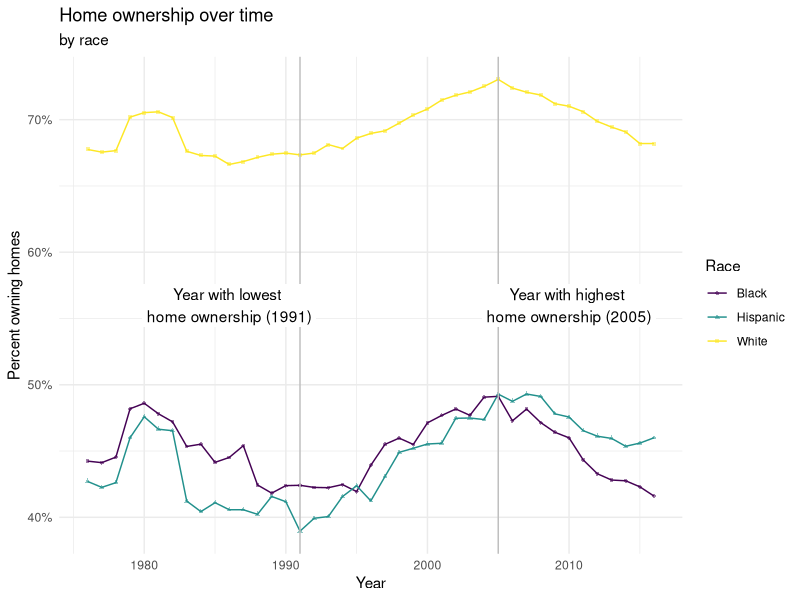

The R script that drew this image:
## ---- chunk 1
knitr::opts_chunk$set(echo = TRUE)
## ---- chunk 2
library(tidyverse)
library(viridis)
#library(gganimate)
## ---- chunk 3
income_mean <- read.csv(file = "../data/income_mean.csv")
home_owner <- read_csv(file = "../data/home_owner.csv")
## ---- chunk 4
lowest_year <- home_owner %>%
  group_by(year) %>%
  summarize(mean_pct_unweighted = mean(home_owner_pct)) %>%
  arrange(mean_pct_unweighted) %>%
  slice(1) %>%
  pull(year)
highest_year <- home_owner %>%
  group_by(year) %>%
  summarize(mean_pct_unweighted = mean(home_owner_pct)) %>%
  arrange(desc(mean_pct_unweighted)) %>%
  slice(1) %>%
  pull(year)  
lowest_year
highest_year
## ---- chunk 5
home_owner %>%
  ggplot(
    aes(x = year, y = home_owner_pct, color = race, shape = race)
  ) +
  geom_line() +
  geom_point(alpha = 0.5, size = 1) +
  geom_vline(aes(xintercept = lowest_year), color = "grey") +
  geom_vline(aes(xintercept = highest_year), color = "grey") +
  geom_label(x = lowest_year - 5, y = 0.56, 
            label = paste0("Year with lowest \nhome ownership (", lowest_year, ")"), 
            color = "black",
            label.size = NA) +
    geom_label(x = highest_year + 5, y = 0.56, 
            label = paste0("Year with highest \nhome ownership (", highest_year, ")"), 
            color = "black",
            label.size = NA) +
  # gganimate::transition_reveal(year) +
  scale_color_viridis_d() +
  labs(
    x = "Year",
    y = "Percent owning homes",
    color = "Race",
    shape = "Race",
    title = "Home ownership over time",
    subtitle = "by race"
  ) +
  theme_minimal() +
  scale_y_continuous(labels = scales::percent_format(scale = 100))
## ---- chunk 6
#rename()
#income_mean %>%
 # filter(income_quintile == "Middle", race != "All Races") %>%
  #ggplot(aes(x = year, y = ))
